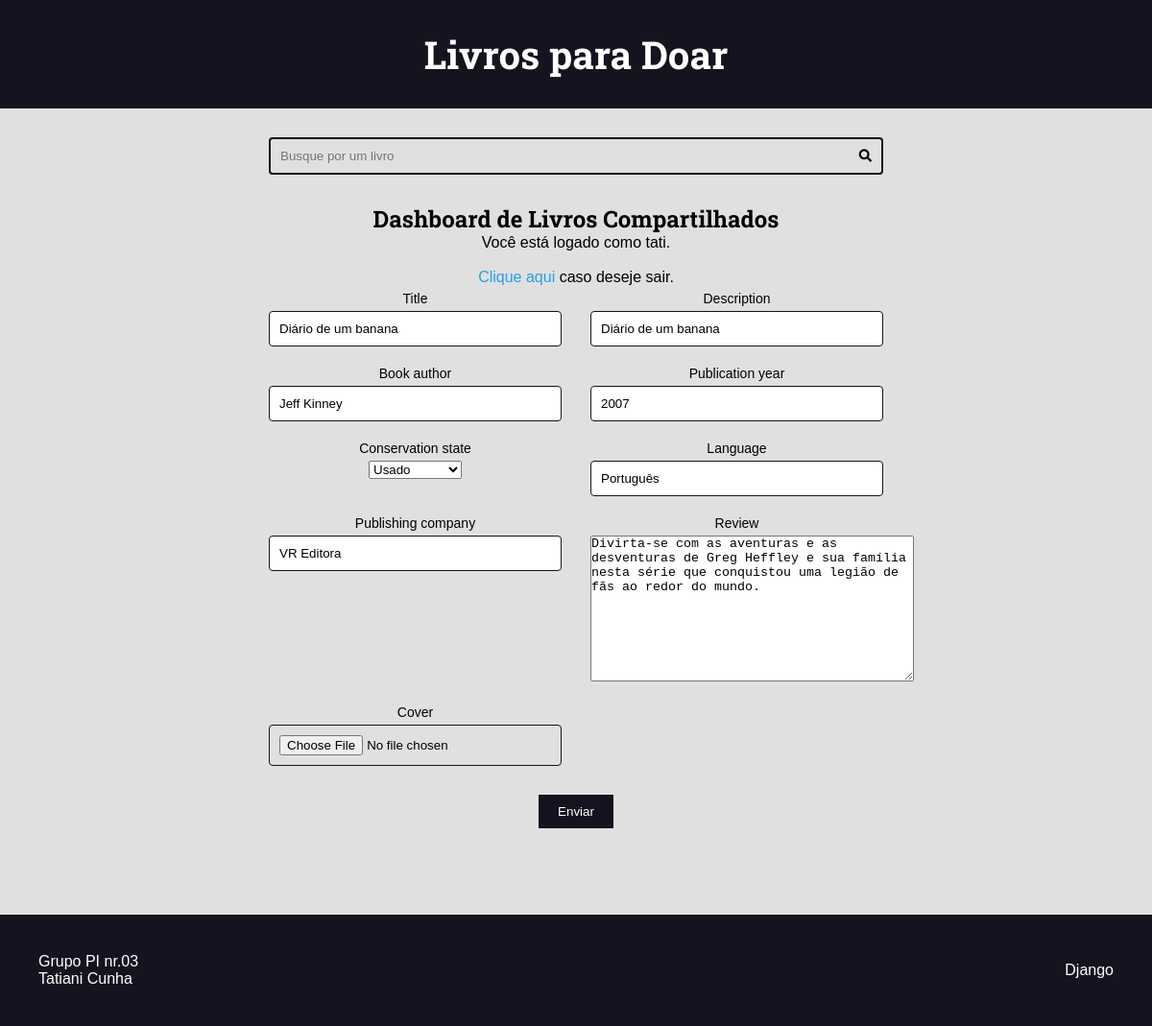
Screenshot of /authors/dashboard/book/18/edit/ (signed in) with the database file from the repository.
### books/models.py (models this page shows, shortened)
class Book(models.Model):
    CONSERVATION_CHOICES = (
        ("MN", "Muito Usado"),
        ("U", "Usado"),
        ("SN", "Semi-Novo"),
        ("N", "Novo"),
    )
    title = models.CharField(max_length=65)
    description = models.CharField(max_length=200)
    slug = models.SlugField(unique=True)
    book_author = models.CharField(max_length=65)
    publication_year = models.IntegerField()
    conservation_state = models.CharField(
        max_length=2, choices=CONSERVATION_CHOICES, blank=False, null=False
    )
    language = models.CharField(max_length=50)
    publishing_company = models.CharField(max_length=65)
    isbn = models.IntegerField()
    review = models.TextField()
    review_is_html = models.BooleanField(default=False)
    created_at = models.DateTimeField(auto_now_add=True)
    updated_at = models.DateTimeField(auto_now=True)
    is_published = models.BooleanField(default=False)
    phoneNumber = PhoneNumberField(unique=True, null=False, blank=False)
    email = models.EmailField(max_length=70, blank=True, unique=True)
    cover = models.ImageField(
        upload_to="books/covers/%Y/%m/%d/", blank=True, default=""
    )
    category = models.ForeignKey(
        Category, on_delete=models.SET_NULL, null=True, blank=True, default=None
    )
    author = models.ForeignKey(User, on_delete=models.SET_NULL, null=True)

### authors/views.py (the view)
@login_required(login_url="authors:login", redirect_field_name="next")
def dashboard_book_edit(request, id):
    book = Book.objects.filter(
        is_published=False,
        author=request.user,
        pk=id,
    ).first()
    if not book:
        raise Http404()
    form = AuthorBookForm(
        data=request.POST or None,
        instance=book
    )
    return render(
        request,
        "authors/pages/dashboard_book.html",
        context={
            'form': form
    })

### authors/forms/book_form.py
class AuthorBookForm(forms.ModelForm):
    class Meta:
        model = Book
        fields = 'title', 'description', 'book_author', \
            'publication_year', 'conservation_state', \
                'language', 'publishing_company', \
                'review', 'cover'

### authors/templates/authors/pages/dashboard_book.html (shortened to what this page needs)
{% extends 'global/base.html' %}
{% block content %}
  <div class="main-content center container">
      <h2>Dashboard de Livros Compartilhados </h2>
      {% include 'authors/partials/login_message.html' %}
      <div class="authors-dashboard-container">
        {% include 'global/partials/form.html' %}
      </div>
  </div>
  {% endblock content %}

### authors/templates/authors/partials/login_message.html (shortened to what this page needs)
{% if request.user.is_authenticated %}
    <div class="login-message">
      <p>Você está logado como {{ request.user.username }}.
        <br>
        <br>
      <form class="inline-form" action="{% url 'authors:logout' %}" method='POST'>
        <button class="plaintext-button" type="submit">Clique aqui</button>
      </form> caso deseje sair.
    </div>
    {% endif %}

### base_templates/global/partials/form.html (shortened to what this page needs)
<div class="main-content container">
    <form action="{{ form_action }}" method="POST">
      <div class="form-content form-content-grid">
        {% for field in form %}
          <div class="form-group">
            <label for="{{ field.id_for_label }}">{{ field.label }}</label>
            {{field}}
          </div>
        {% endfor %}
      </div>
      <div class="form-content form-content-grid">
        <div class="form-group">
          <button type="submit">Enviar</button>
        </div>
      </div>
    </form>
  </div>

### books/static/books/css/styles.css (style rules this page uses)
:root { --color-primary: #269fe6; --color-primary-hover: #2086c2; --color-primary-dark: #13141f; --color-primary-dark-hover: #212336; --color-primary-light: #d4ecfa; --color-primary-light-hover: #bdd8e7; --color-white: #fff; --color-black: #000; --color-dark-text: #444; --color-info-light: #cce5ff; --color-debug-light: #cce5ff; --color-success-light: #d4edda; --color-alert-light: #fff3cd; --color-warning-light: #fff3cd; --color-error-light: #f8d7da; --color-info-dark: #4d86c4; --color-debug-dark: #4d86c4; --color-success-dark: #4a9c5d; --color-alert-dark: #927f40; --color-warning-dark: #927f40; --color-error-dark: #da525d; --color-gray-0: #f9f9f9; --color-gray-1: #e0e0e0; --color-gray-2: #c7c7c7; --color-gray-3: #aeaeae; --color-gray-4: #959595; --color-gray-5: #7d7d7d; --color-gray-6: #646464; --color-gray-7: #4b4b4b; --color-gray-8: #323232; --color-gray-9: #191919; --font-primary: sans-serif; --font-headings: 'Roboto Slab', serif; --spacing-gutter-medium: 3rem; --spacing-gutter-large: 4rem; }
* { padding: 0; margin: 0; box-sizing: border-box; }
html { font-size: 62.5%; }
body { font-size: 1.6rem; font-family: var(--font-primary); background: var(--color-gray-1); }
h1, h2, h3, h4, h5, h6 { font-family: var(--font-headings); }
.container { max-width: 144rem; margin: 0 auto; padding: var(--spacing-gutter-medium); }
.main-content { padding-top: 0; }
.center { text-align: center; }
.form-content { max-width: 64rem; margin: 0 auto; margin-bottom: var(--spacing-gutter-medium); }
.form-content label, .form-content .help-text, .errorlist { display: block; margin: 0.5rem 0; font-size: 1.4rem; list-style-type: none; }
.form-content input { width: 100%; padding: 1rem; border-radius: 0.4rem; border: 1px solid var(--color-primary-dark); }
.form-content-grid { display: grid; grid-template-columns: repeat(auto-fit, minmax(30rem, 1fr)); gap: calc(var(--spacing-gutter-medium) / 2) var(--spacing-gutter-medium); }
.form-content button { padding: 1rem 2rem; border: none; background: var(--color-primary-dark); color: var(--color-white); }
.inline-form { display: inline; font-size: 1.6rem; }
.plaintext-button { display: inline; border: none; background: none; cursor: pointer; color: var(--color-primary); font-size: 1.6rem; }

### rows the page displays
Book: form "Diário de um banana" "Diário de um banana" "Jeff Kinney" "2007" "Usado" "Português" "VR Editora" "Divirta-se com as aventuras e as desventuras de Greg Heffley e sua família nesta série que conquistou uma legião de fãs ao redor do mundo."

### other values shown
{{ request.user.username }} "tati"
{{ field.label }} "Title" "Description" "Book author" "Publication year" "Conservation state" "Language" "Publishing company" "Review" "Cover"
